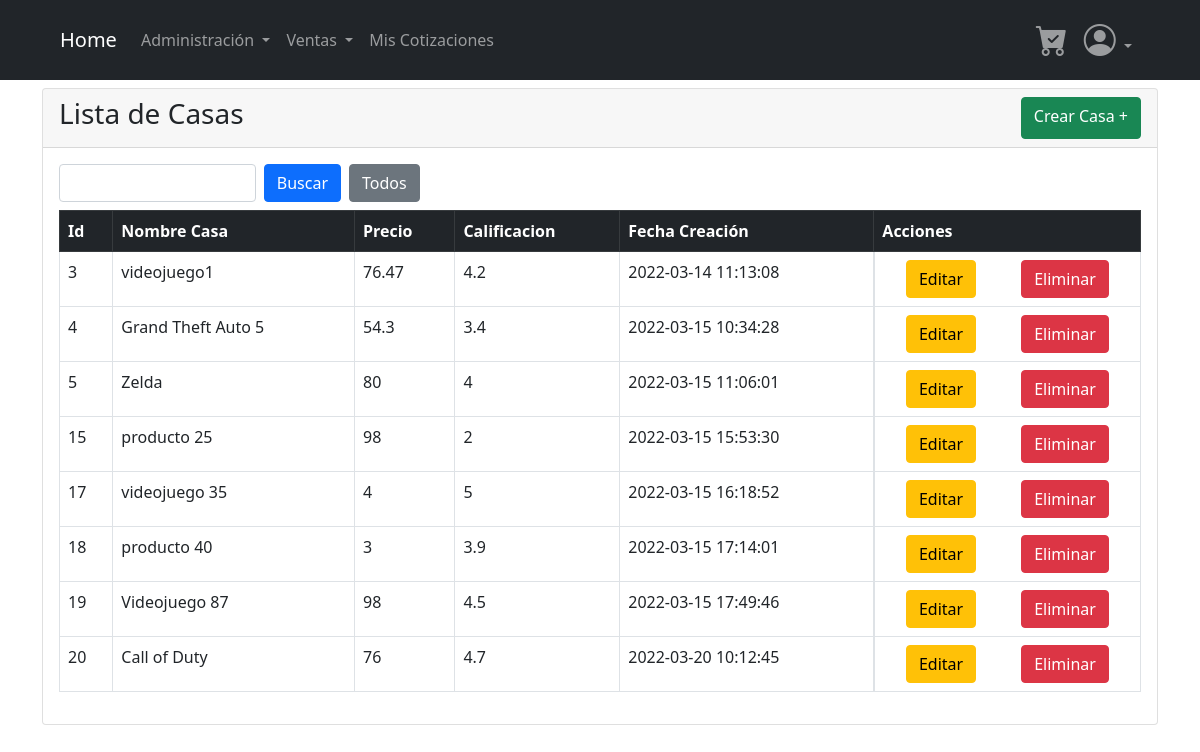
The page /views/Producto/ListProducto.php?action=list on the database as committed earlier.
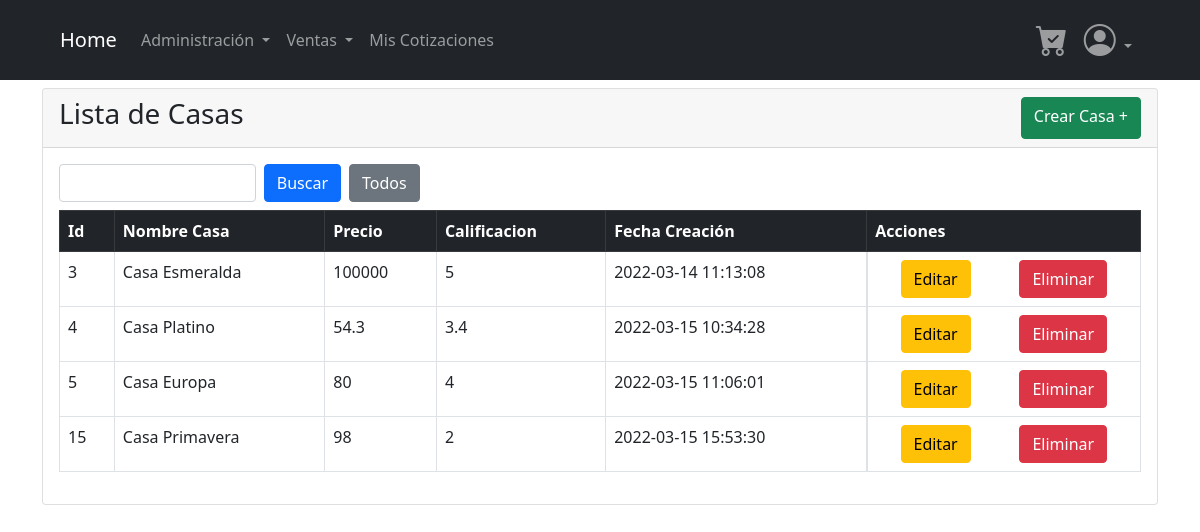
The same page on the database as committed later.
### tables this page shows
CREATE TABLE `neg_producto` (
  `id` int(11) NOT NULL AUTO_INCREMENT,
  `nombre` varchar(100) DEFAULT NULL,
  `descripcion` varchar(500) DEFAULT NULL,
  `id_fabricante` int(11) DEFAULT NULL,
  `precio` double DEFAULT NULL,
  `cant_habitaciones` int(11) DEFAULT NULL,
  `superficie` double DEFAULT NULL,
  `dir_imagen` varchar(500) DEFAULT NULL,
  `calificacion` double DEFAULT NULL,
  `estado` varchar(2) DEFAULT NULL,
  `fecha_creacion` datetime DEFAULT NULL,
  `fecha_modificacion` datetime DEFAULT NULL,
  `user_modificacion` int(11) DEFAULT NULL,
  PRIMARY KEY (`id`),
  KEY `id_fabricante` (`id_fabricante`),
  CONSTRAINT `CONSTRAINT_1` CHECK (`estado` = 'A' or `estado` = 'I')
);

### Database/dbConnection.php (called while the page is built, shortened)
<?php
    class DBConnection{
        private $connection;
        public function __construct(){
            $this->host = "localhost";
            $this->bd = "neg_casa_soniada";
            $this->user = "root";
            $this->password = "Aa987123654";
            $dsn = "mysql:host={$this->host};dbname={$this->bd};charset=UTF8";
            $this->connection = new PDO($dsn,$this->user,$this->password);
        }
        public function consultaRetorno($query){
            $db_exec = $this->connection->prepare($query);
            $result = $db_exec->execute();
            $result = $db_exec->fetchAll();
            return $result;
        }
    }
?>

### Controllers/ProductoController.php (called while the page is built, shortened)
<?php
require_once($_SERVER['DOCUMENT_ROOT'] . '/casa_soniada/Models/Producto.php');
class ProductoController
{
    function __construct()
    {
        $this->modelObject = new Producto();
    }
    function index()
    {
        $result = $this->modelObject->list();
        return $result;
    }
}
?>

### Models/Producto.php (called while the page is built, shortened)
<?php
require_once($_SERVER['DOCUMENT_ROOT'] . '/casa_soniada/Database/dbConnection.php');
class Producto
{
    private $table_name;
    public function get($attr)
    {
        return $this->$attr;
    }
    public function __construct()
    {
        $this->table_name = "Neg_Producto";
    }
    public function list()
    {
        $query = "select * from {$this->table_name} where estado like 'A';";
        $result = $this->get("bd_connection")->consultaRetorno($query);
        return $result;
    }
}

### views/Producto/ListProducto.php (the view, shortened to what this page needs)
<?php
require_once("../../Controllers/ProductoController.php");
$object = new ProductoController();
try {
    if (isset($_GET['action']) && $_GET['action'] == "list") {
        $lstObjects = ($object->index());
    }
} catch (Exception $e) {
    echo "Problema al cargar la pagina";
}
include("../Templates/header.php");
?>
<main>
    <div class="container">
        <div class="card mt-2">
            <div class="card-header d-flex justify-content-between">
                <h3>Lista de Casas</h3>
                <a href="./ShowProducto.php?action=show" class="btn btn-success">Crear Casa +</a>
            </div>
            <div class="card-body">
                <form action="?action=search" method="post">
                    <div class="form-group col-sm-4 mb-2 d-flex">
                        <input type="text" class="form-control " id="param" name="param">
                        <input type="submit" class="ms-2 btn btn-primary" value="Buscar">
                        <a href="?action=list" class="ms-2 btn btn-secondary">Todos</a>
                    </div>
                </form>
                <table class="table table-bordered">
                    <thead>
                        <tr class="table-dark">
                            <th>Id</th>
                            <th>Nombre Casa</th>
                            <th>Precio</th>
                            <th>Calificacion</th>
                            <th>Fecha Creación</th>
                            <th>Acciones</th>
                        </tr>
                    </thead>
                    <tbody>
                        <?php
                        foreach ($lstObjects as $varObject) {
                            echo "<tr>";
                            echo "<td>" . $varObject['id'] . "</td>";
                            echo "<td>" . $varObject['nombre'] . "</td>";
                            echo "<td>" . $varObject['precio'] . "</td>";
                            echo "<td>" . $varObject['calificacion'] . "</td>";
                            echo "<td>" . $varObject['fecha_creacion'] . "</td>";
                            echo '<td class="d-flex justify-content-around">';
                            echo '<a class="btn btn-warning" href="ShowProducto.php?id=' . $varObject['id'] . '&action=edit">Editar</a>';
                            echo '<a class="btn btn-danger" href="ListProducto.php?id=' . $varObject['id'] . '&action=delete">Eliminar</a>';
                            echo "</td>";
                            echo "</tr>";
                        }
                        ?>
                    </tbody>
                </table>
            </div>
        </div>
    </div>
</main>
<?php
include("../Templates/footer.php");
?>

Rows that differ between the two databases and show on the page:
no longer on this page (row edited): neg_producto: id "17", nombre "videojuego 35", precio "4", calificacion "5", fecha_creacion "2022-03-15 16:18:52"
no longer on this page (row edited): neg_producto: id "18", nombre "producto 40", precio "3", calificacion "3.9", fecha_creacion "2022-03-15 17:14:01"
no longer on this page (row edited): neg_producto: id "19", nombre "Videojuego 87", precio "98", calificacion "4.5", fecha_creacion "2022-03-15 17:49:46"
no longer on this page (row edited): neg_producto: id "20", nombre "Call of Duty", precio "76", calificacion "4.7", fecha_creacion "2022-03-20 10:12:45"
changed neg_producto id 3: nombre "videojuego1" → "Casa Esmeralda"; precio "76.47" → "100000"; calificacion "4.2" → "5"
changed neg_producto id 4: nombre "Grand Theft Auto 5" → "Casa Platino"
changed neg_producto id 5: nombre "Zelda" → "Casa Europa"
changed neg_producto id 15: nombre "producto 25" → "Casa Primavera"
